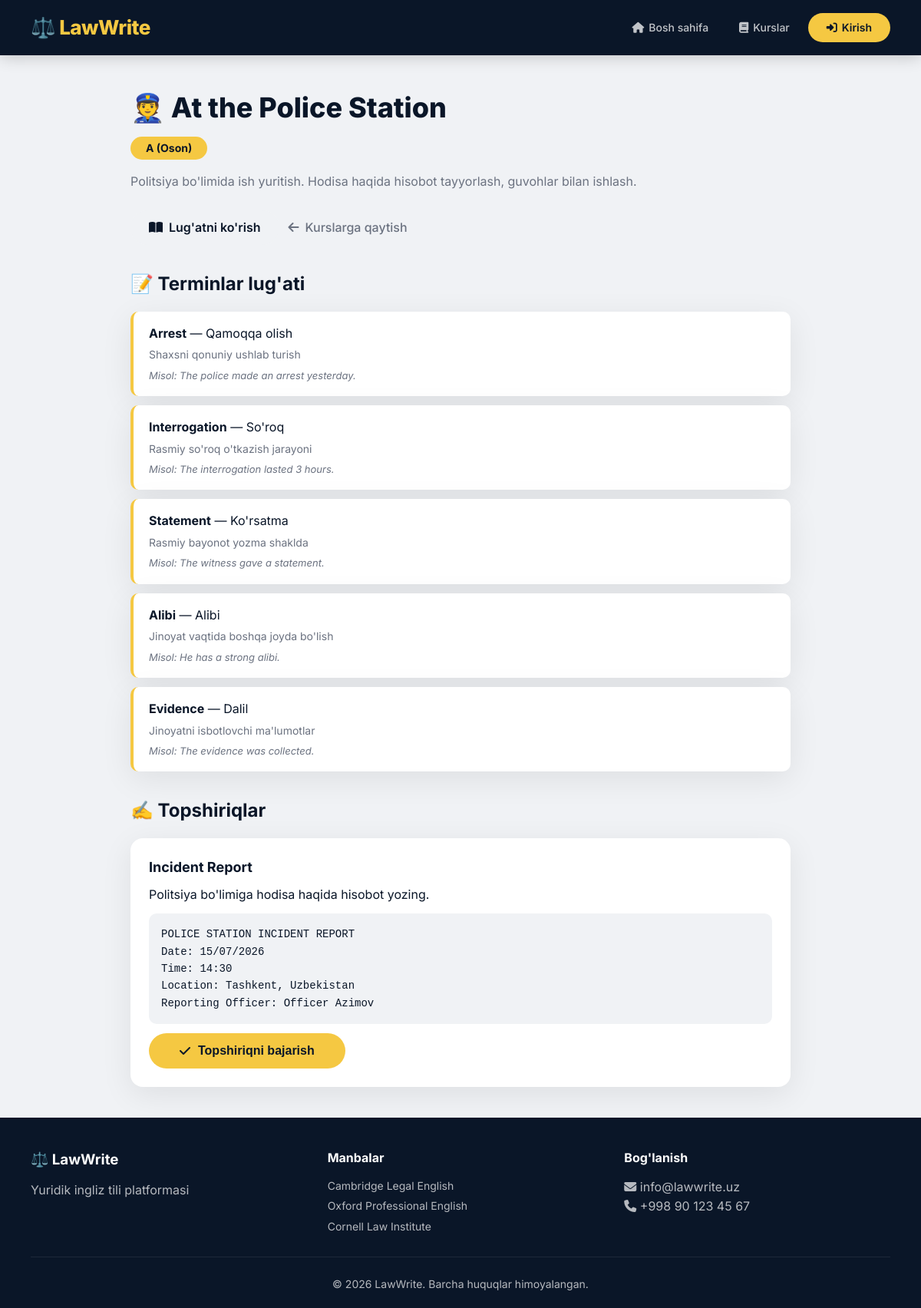
The page /course/1 on the database its author committed.
### app.py (models this page shows)
class Course(db.Model):
    id = db.Column(db.Integer, primary_key=True)
    title = db.Column(db.String(200), nullable=False)
    description = db.Column(db.Text, nullable=False)
    level = db.Column(db.String(10), nullable=False)
    level_name = db.Column(db.String(20), nullable=False)
    icon = db.Column(db.String(50), default='📚')
    order = db.Column(db.Integer, default=0)
    created_at = db.Column(db.DateTime, server_default=db.func.now())
    terms = db.relationship('Term', backref='course', lazy=True, cascade="all, delete-orphan")
    tasks = db.relationship('Task', backref='course', lazy=True, cascade="all, delete-orphan")

class Term(db.Model):
    id = db.Column(db.Integer, primary_key=True)
    course_id = db.Column(db.Integer, db.ForeignKey('course.id'), nullable=False)
    english = db.Column(db.String(100), nullable=False)
    uzbek = db.Column(db.String(100), nullable=False)
    definition = db.Column(db.Text, nullable=True)
    example = db.Column(db.Text, nullable=True)
    created_at = db.Column(db.DateTime, server_default=db.func.now())

class Task(db.Model):
    id = db.Column(db.Integer, primary_key=True)
    course_id = db.Column(db.Integer, db.ForeignKey('course.id'), nullable=False)
    title = db.Column(db.String(200), nullable=False)
    description = db.Column(db.Text, nullable=False)
    sample = db.Column(db.Text, nullable=True)
    order = db.Column(db.Integer, default=0)
    created_at = db.Column(db.DateTime, server_default=db.func.now())

### app.py (the view)
@app.route('/course/<int:course_id>')
def course_detail(course_id):
    return render_template('course_detail.html', user=current_user, course=Course.query.get_or_404(course_id))

### templates/course_detail.html (shortened to what this page needs)
{% extends "base.html" %}
{% block content %}
<section class="course-detail">
    <h1>{{ course.icon }} {{ course.title }}</h1>
    <p class="level-badge">{{ course.level }} ({{ course.level_name }})</p>
    <p class="course-description">{{ course.description }}</p>
    <div class="course-nav">
        <a href="{{ url_for('course_terms', course_id=course.id) }}" class="btn-secondary">
            <i class="fas fa-book-open"></i> Lug'atni ko'rish
        </a>
        <a href="{{ url_for('courses') }}" class="btn-back">
            <i class="fas fa-arrow-left"></i> Kurslarga qaytish
        </a>
    </div>
    <h2>📝 Terminlar lug'ati</h2>
    <div class="term-list">
        {% for term in course.terms[:5] %}
        <div class="term-item">
            <strong>{{ term.english }}</strong> — {{ term.uzbek }}
            {% if term.definition %}
                <p>{{ term.definition }}</p>
            {% endif %}
            {% if term.example %}
                <p><em>Misol: {{ term.example }}</em></p>
            {% endif %}
        </div>
        {% endfor %}
    </div>
    <h2>✍️ Topshiriqlar</h2>
{% for task in course.tasks %}
<div class="task">
    <h3>{{ task.title }}</h3>
    <p>{{ task.description }}</p>
    {% if task.sample %}
    <div class="sample">
        <pre>{{ task.sample }}</pre>
    </div>
    {% endif %}
    <form method="POST" action="{{ url_for('complete_task', task_id=task.id) }}">
        <button type="submit" class="btn-primary">
            <i class="fas fa-check"></i> Topshiriqni bajarish
        </button>
    </form>
</div>
{% else %}
<p>Bu kursda hali topshiriqlar mavjud emas.</p>
{% endfor %}
</section>
{% endblock %}

### static/css/style.css (style rules this page uses)
* { margin: 0; padding: 0; box-sizing: border-box; }
:root { --primary: #0a1628; --primary-light: #1a2a4a; --gold: #f5c842; --gold-light: #ffd966; --white: #ffffff; --gray: #f0f2f5; --gray-dark: #6b7280; --shadow: 0 10px 40px rgba(0, 0, 0, 0.08); --shadow-hover: 0 20px 60px rgba(0, 0, 0, 0.12); --radius: 16px; --radius-sm: 10px; --transition: all 0.3s cubic-bezier(0.4, 0, 0.2, 1); }
body { font-family: 'Inter', -apple-system, BlinkMacSystemFont, sans-serif; background: var(--gray); color: var(--primary); line-height: 1.6; min-height: 100vh; display: flex; flex-direction: column; }
.btn-primary { display: inline-flex; align-items: center; gap: 10px; background: var(--gold); color: var(--primary); padding: 14px 40px; border-radius: 50px; text-decoration: none; font-weight: 700; font-size: 16px; transition: var(--transition); border: none; cursor: pointer; position: relative; z-index: 1; }
.course-detail { max-width: 900px; margin: 40px auto; padding: 0 20px; }
.course-detail h1 { font-size: 36px; font-weight: 800; }
.level-badge { display: inline-block; background: var(--gold); color: var(--primary); padding: 4px 20px; border-radius: 50px; font-weight: 700; font-size: 14px; margin: 8px 0 16px; }
.course-description { font-size: 16px; color: var(--gray-dark); margin-bottom: 24px; }
.course-nav { display: flex; gap: 12px; flex-wrap: wrap; margin-bottom: 32px; }
.btn-secondary { display: inline-flex; align-items: center; gap: 8px; background: var(--gray); color: var(--primary); padding: 10px 24px; border-radius: 50px; text-decoration: none; font-weight: 600; transition: var(--transition); }
.btn-back { display: inline-flex; align-items: center; gap: 8px; color: var(--gray-dark); text-decoration: none; font-weight: 500; transition: var(--transition); }
.term-list { display: grid; gap: 12px; margin: 16px 0 32px; }
.term-item { background: var(--white); padding: 16px 20px; border-radius: var(--radius-sm); box-shadow: var(--shadow); border-left: 4px solid var(--gold); }
.term-item strong { font-size: 16px; color: var(--primary); }
.term-item p { font-size: 14px; color: var(--gray-dark); margin-top: 4px; }
.term-item em { color: #6b7280; font-size: 13px; }
.task { background: var(--white); padding: 24px; border-radius: var(--radius); box-shadow: var(--shadow); margin: 16px 0; }
.task h3 { font-size: 18px; margin-bottom: 8px; }
.sample { background: var(--gray); padding: 16px; border-radius: var(--radius-sm); margin: 12px 0; overflow-x: auto; }
.sample pre { font-family: 'Courier New', monospace; font-size: 14px; white-space: pre-wrap; word-break: break-word; }

### rows shown on the page
Course: icon "👮", title "At the Police Station", level "A", level_name "Oson", description "Politsiya bo'limida ish yuritish. Hodisa haqida hisobot tayyorlash, guvohlar bilan ishlash."
Term: english "Arrest", uzbek "Qamoqqa olish", definition "Shaxsni qonuniy ushlab turish", example "The police made an arrest yesterday."
Term: english "Interrogation", uzbek "So'roq", definition "Rasmiy so'roq o'tkazish jarayoni", example "The interrogation lasted 3 hours."
Term: english "Statement", uzbek "Ko'rsatma", definition "Rasmiy bayonot yozma shaklda", example "The witness gave a statement."
Term: english "Alibi", uzbek "Alibi", definition "Jinoyat vaqtida boshqa joyda bo'lish", example "He has a strong alibi."
Term: english "Evidence", uzbek "Dalil", definition "Jinoyatni isbotlovchi ma'lumotlar", example "The evidence was collected."
Task: title "Incident Report", description "Politsiya bo'limiga hodisa haqida hisobot yozing.", sample "POLICE STATION INCIDENT REPORT Date: 15/07/2026 Time: 14:30 Location: Tashkent, Uzbekistan Reporting Officer: Officer Azimov"
